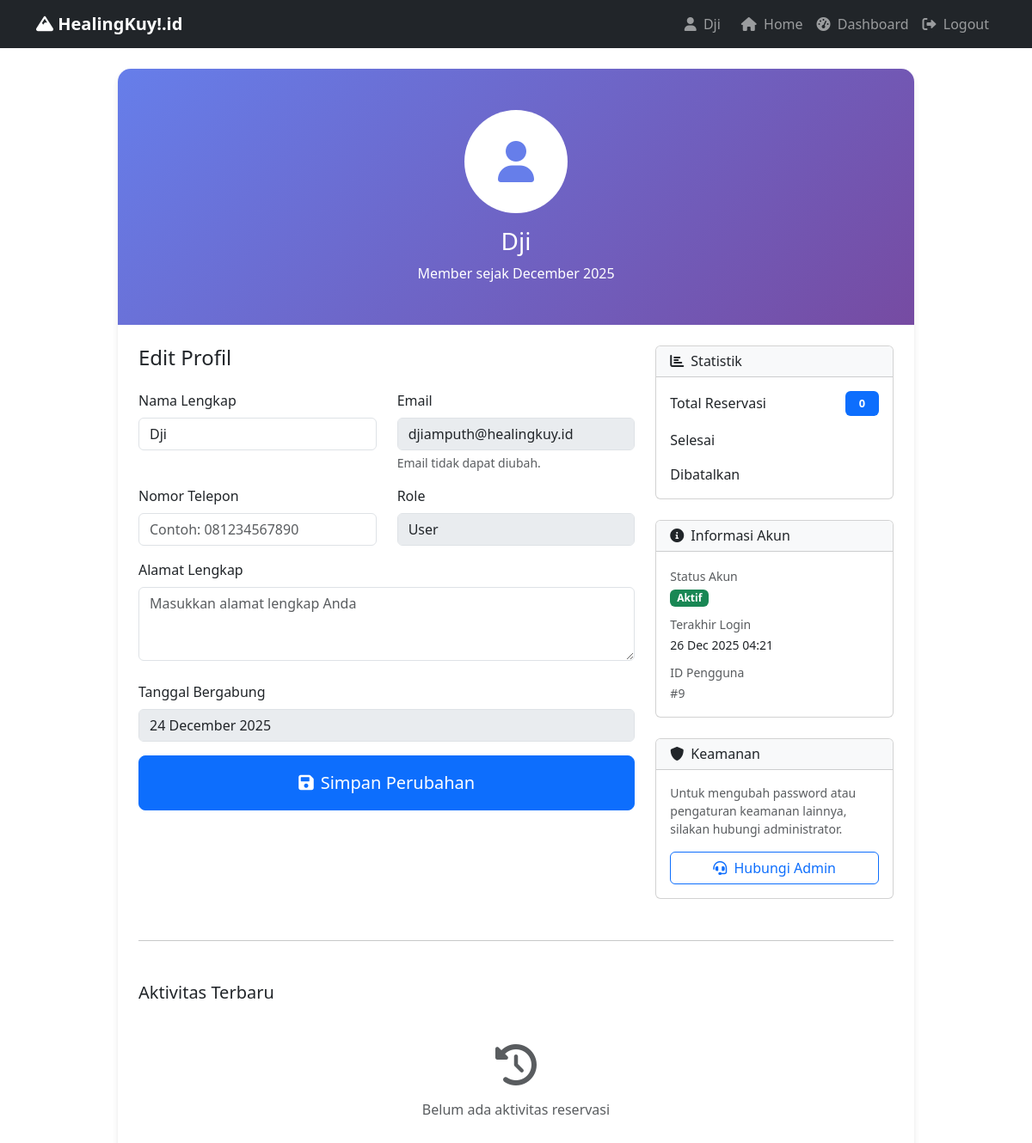
The page /user/profile.php (signed in) on the database as committed earlier.
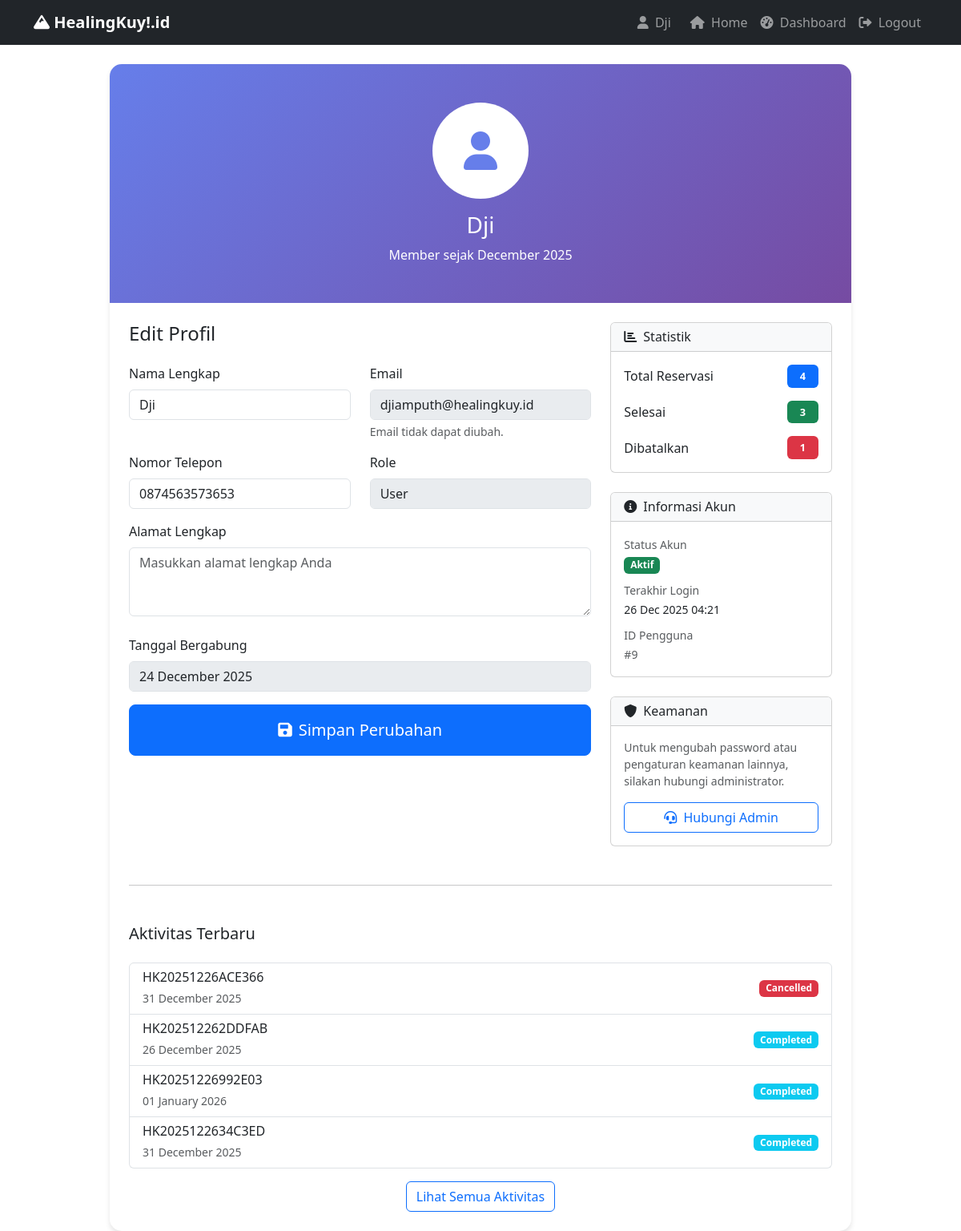
The same page on the database as committed later.
### tables this page shows
CREATE TABLE `users` (
  `id` int(11) NOT NULL,
  `name` varchar(100) NOT NULL,
  `email` varchar(100) NOT NULL,
  `password` varchar(255) NOT NULL,
  `role` enum('admin','user') DEFAULT 'user',
  `phone` varchar(20) DEFAULT NULL,
  `address` text DEFAULT NULL,
  `created_at` timestamp NOT NULL DEFAULT current_timestamp()
);

CREATE TABLE `reservations` (
  `id` int(11) NOT NULL,
  `user_id` int(11) NOT NULL,
  `service_id` int(11) NOT NULL,
  `booking_code` varchar(20) NOT NULL,
  `reservation_date` date NOT NULL,
  `guests` int(11) NOT NULL,
  `total_price` decimal(10,2) NOT NULL,
  `status` enum('pending','confirmed','cancelled','completed') DEFAULT 'pending',
  `special_requests` text DEFAULT NULL,
  `created_at` timestamp NOT NULL DEFAULT current_timestamp(),
  `hotel_id` int(11) DEFAULT NULL,
  `days` int(11) DEFAULT NULL,
  `nights` int(11) DEFAULT NULL,
  `service_total` decimal(10,2) DEFAULT NULL,
  `hotel_total` decimal(10,2) DEFAULT NULL
);

### user/profile.php (the view, shortened to what the changed rows need)
<?php
include '../includes/config.php';
$stmt = $pdo->prepare("SELECT * FROM users WHERE id = ?");
$stmt->execute([$_SESSION['user_id']]);
$user = $stmt->fetch();
$reservation_stats = $pdo->prepare("
    SELECT
        COUNT(*) as total,
        SUM(CASE WHEN status = 'completed' THEN 1 ELSE 0 END) as completed,
        SUM(CASE WHEN status = 'cancelled' THEN 1 ELSE 0 END) as cancelled
    FROM reservations
    WHERE user_id = ?
");
$reservation_stats->execute([$_SESSION['user_id']]);
$stats = $reservation_stats->fetch();
?>
<!DOCTYPE html>
<html lang="id">
<head>
    <link href="https://cdn.jsdelivr.net/npm/bootstrap@5.3.0/dist/css/bootstrap.min.css" rel="stylesheet">
    <link href="https://cdnjs.cloudflare.com/ajax/libs/font-awesome/6.0.0/css/all.min.css" rel="stylesheet">
</head>
<body>
    <div class="container mt-4">
        <div class="row justify-content-center">
            <div class="col-md-10">
                <div class="card profile-card">
                    <div class="profile-header text-center">
                        <div class="avatar mb-3">
                            <i class="fas fa-user"></i>
                        </div>
                        <h3><?php echo $user['name']; ?></h3>
                        <p class="mb-0">Member sejak <?php echo date('F Y', strtotime($user['created_at'])); ?></p>
                    </div>
                    <div class="card-body p-4">
                        <div class="row">
                            <div class="col-md-8">
                                <form method="POST">
                                    <div class="row">
                                        <div class="col-md-6">
                                            <div class="mb-3">
                                                <label for="name" class="form-label">Nama Lengkap</label>
                                                <input type="text" class="form-control" id="name" name="name"
                                                       value="<?php echo $user['name']; ?>" required>
                                            </div>
                                        </div>
                                        <div class="col-md-6">
                                            <div class="mb-3">
                                                <label for="email" class="form-label">Email</label>
                                                <input type="email" class="form-control" id="email"
                                                       value="<?php echo $user['email']; ?>" disabled>
                                                <div class="form-text">Email tidak dapat diubah.</div>
                                            </div>
                                        </div>
                                    </div>
                                    <div class="row">
                                        <div class="col-md-6">
                                            <div class="mb-3">
                                                <label for="phone" class="form-label">Nomor Telepon</label>
                                                <input type="text" class="form-control" id="phone" name="phone"
                                                       value="<?php echo $user['phone'] ?? ''; ?>"
                                                       placeholder="Contoh: 081234567890">
                                            </div>
                                        </div>
                                        <div class="col-md-6">
                                            <div class="mb-3">
                                                <label for="role" class="form-label">Role</label>
                                                <input type="text" class="form-control" id="role"
                                                       value="<?php echo $user['role'] == 'user' ? 'User' : 'Admin'; ?>" disabled>
                                            </div>
                                        </div>
                                    </div>
                                    <div class="mb-3">
                                        <label class="form-label">Tanggal Bergabung</label>
                                        <input type="text" class="form-control"
                                               value="<?php echo date('d F Y', strtotime($user['created_at'])); ?>" disabled>
                                    </div>
                                </form>
                            </div>
                            <div class="col-md-4">
                                <div class="card mb-4">
                                    <div class="card-body">
                                        <div class="d-flex justify-content-between align-items-center mb-3">
                                            <span>Total Reservasi</span>
                                            <span class="badge bg-primary stat-badge"><?php echo $stats['total']; ?></span>
                                        </div>
                                        <div class="d-flex justify-content-between align-items-center mb-3">
                                            <span>Selesai</span>
                                            <span class="badge bg-success stat-badge"><?php echo $stats['completed']; ?></span>
                                        </div>
                                        <div class="d-flex justify-content-between align-items-center">
                                            <span>Dibatalkan</span>
                                            <span class="badge bg-danger stat-badge"><?php echo $stats['cancelled']; ?></span>
                                        </div>
                                    </div>
                                </div>
                                <div class="card mb-4">
                                    <div class="card-body">
                                        <div>
                                            <div>
                                                <small class="text-muted">#<?php echo $user['id']; ?></small>
                                            </div>
                                        </div>
                                    </div>
                                </div>
                            </div>
                        </div>
                        <div class="row">
                            <div class="col-12">
                                <?php
                                $recent_activity = $pdo->prepare("
                                    SELECT * FROM reservations
                                    WHERE user_id = ?
                                    ORDER BY created_at DESC
                                    LIMIT 5
                                ");
                                $recent_activity->execute([$_SESSION['user_id']]);
                                $activities = $recent_activity->fetchAll();
                                ?>
                                <?php if(empty($activities)): ?>
                                    <div class="text-center py-4">
                                        <i class="fas fa-history fa-3x text-muted mb-3"></i>
                                        <p class="text-muted">Belum ada aktivitas reservasi</p>
                                    </div>
                                <?php else: ?>
                                    <div class="list-group">
                                        <?php foreach($activities as $activity): ?>
                                        <div class="list-group-item">
                                            <div class="d-flex justify-content-between align-items-center">
                                                <div>
                                                    <h6 class="mb-1"><?php echo $activity['booking_code']; ?></h6>
                                                    <small class="text-muted">
                                                        <?php echo date('d F Y', strtotime($activity['reservation_date'])); ?>
                                                    </small>
                                                </div>
                                                <span class="badge
                                                    <?php
                                                    switch($activity['status']) {
                                                        case 'cancelled': echo 'bg-danger'; break;
                                                        case 'completed': echo 'bg-info'; break;
                                                    }
                                                    ?>
                                                ">
                                                    <?php echo ucfirst($activity['status']); ?>
                                                </span>
                                            </div>
                                        </div>
                                        <?php endforeach; ?>
                                    </div>
                                    <div class="text-center mt-3">
                                        <a href="dashboard.php" class="btn btn-outline-primary">
                                            Lihat Semua Aktivitas
                                        </a>
                                    </div>
                                <?php endif; ?>
                            </div>
                        </div>
                    </div>
                </div>
            </div>
        </div>
    </div>
</body>
</html>

Rows that differ between the two databases and show on the page:
changed users "Dji": phone (not shown) → "0874563573653"
added reservations: booking_code "HK20251226ACE366", reservation_date "31 December 2025", status "Cancelled"
added reservations: booking_code "HK202512262DDFAB", reservation_date "26 December 2025", status "Completed"
added reservations: booking_code "HK20251226992E03", reservation_date "01 January 2026", status "Completed"
added reservations: booking_code "HK2025122634C3ED", reservation_date "31 December 2025", status "Completed"
Other text that changed with them:
$stats['total']: "0" → "4"
$stats['completed']: (not shown) → "3"
$stats['cancelled']: (not shown) → "1"
text no longer shown: "Belum ada aktivitas reservasi"
text now shown: "Lihat Semua Aktivitas"
